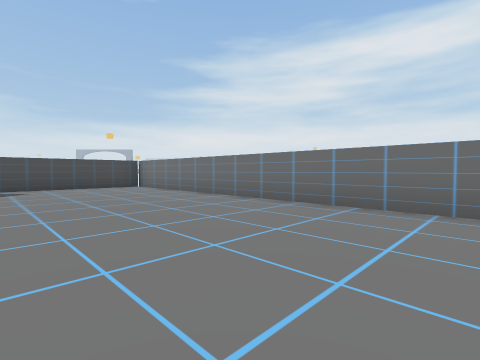
view 1 (above)

16 first-person views from a walk through a 3-D level made in the Unity game engine. The camera is 0.58 m above the floor, tilts 2° down and sees 85° across. The floor is counted in squares, 1 m on a side. Each view is taken from the middle of a square. On the plan, view 1 faces up. The plan holds only what a view shows up to about 9 squares ahead; the rest is blank. The place goes on beyond the plan.

view 2
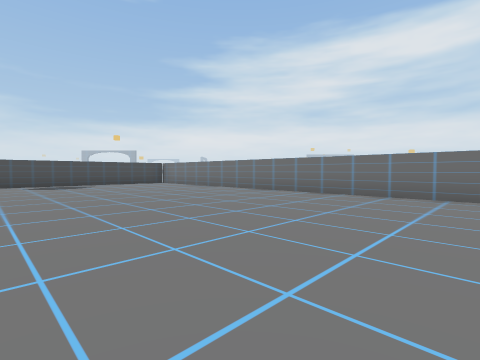

view 3
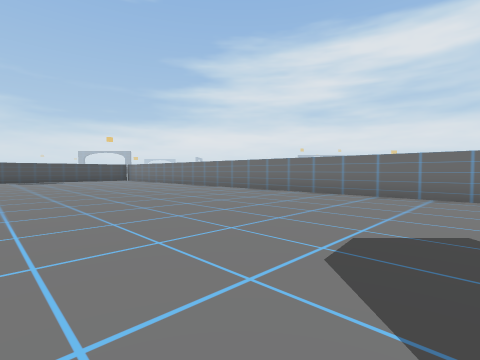

view 4
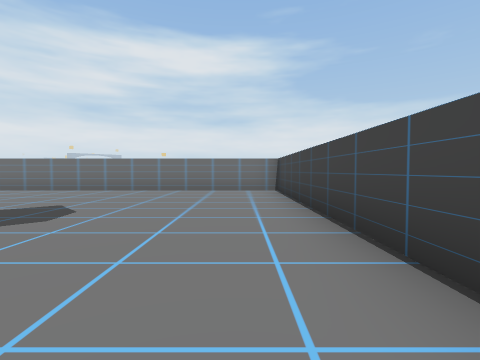

view 5
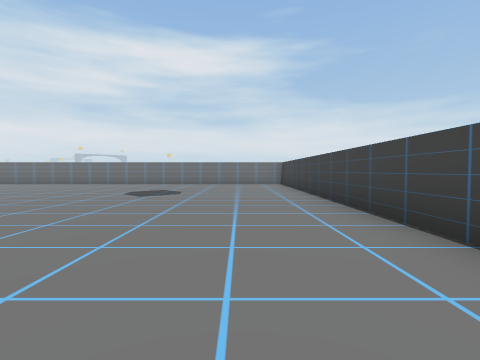

view 6
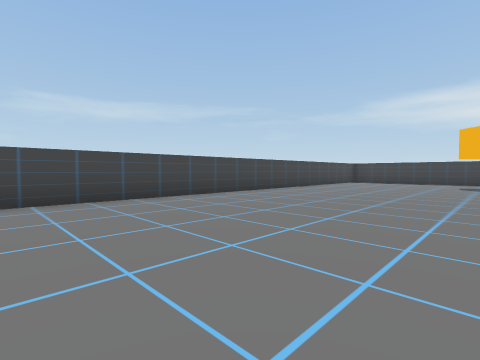

view 7
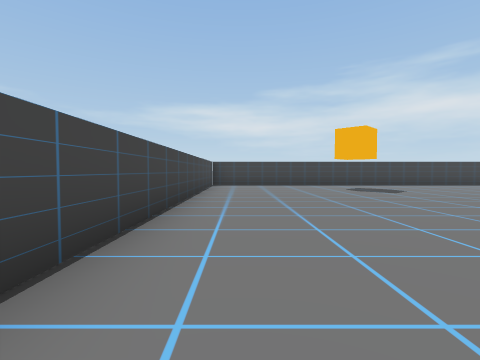

view 8
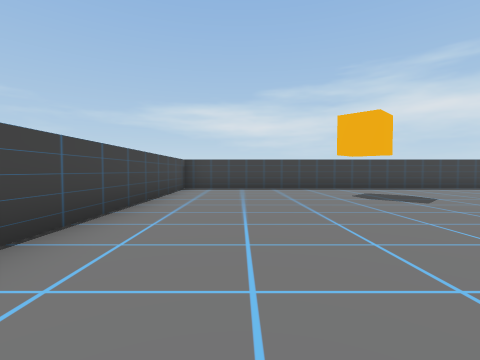

view 9
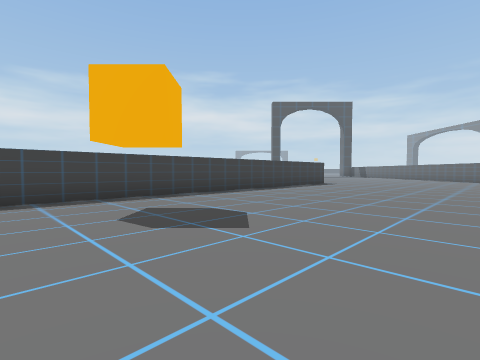

view 10
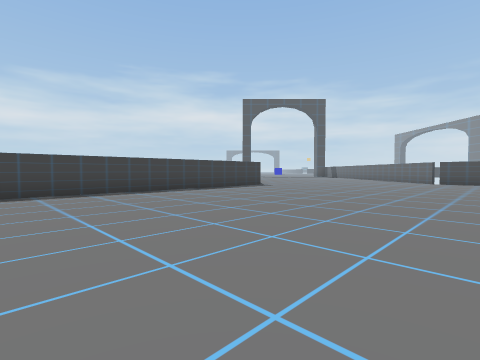

view 11
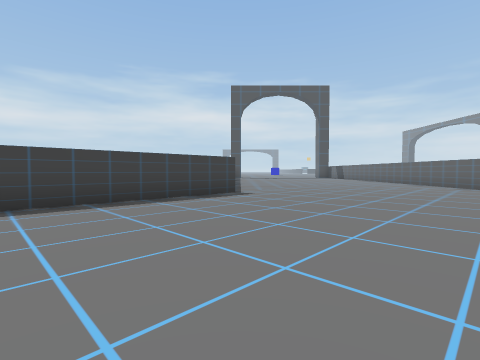

view 12
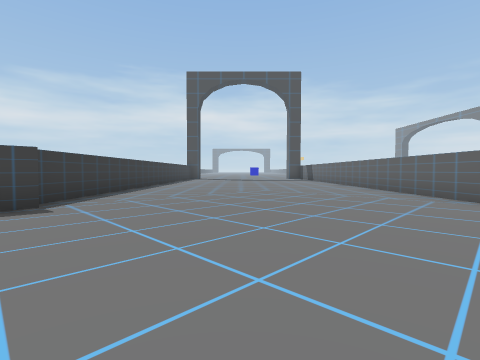

view 13
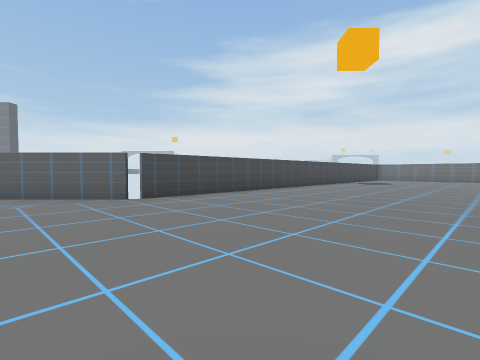

view 14
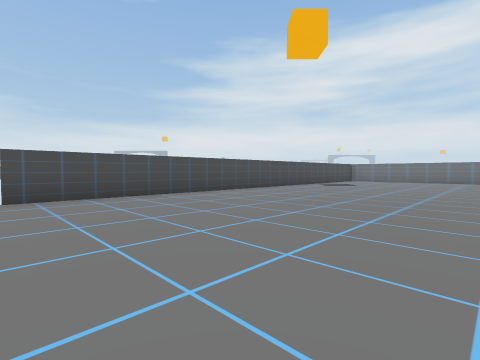

view 15
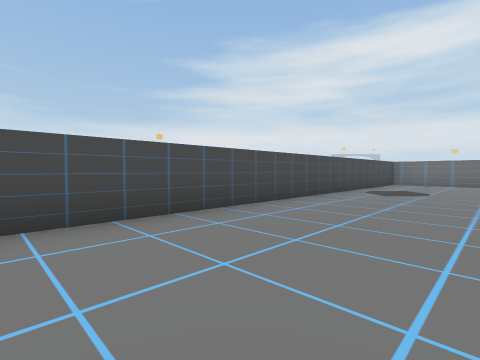

view 16
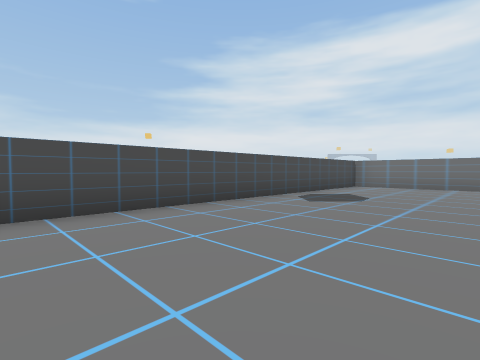

### Floor plan
Points are (right, up) in squares from view 1. A wall is a line through its corners. A room is listed if a view was taken in it or the views show most of it. See-through windows are left out.
Room 1 (views 1, 2, 3, 4, 5, 6, 7, 8, 9, 10, 11, 12, 13, 14, 15, 16)
walls: (-14.1, -8.1) (-3.8, -18.4) (9.5, -5.1); (-4.4, 9.1) (-14.1, -0.7) (-19.1, -0.7); (-19, -8.5) (-14.5, -8.5); (9.6, -3.5) (-3, 9)
ways out: gap at (-14, 0)

Positions as (right, up) in squares from view 1, and headings:
1: (0, 0), facing up
2: (0, -3), facing up
3: (3, -6), facing up
4: (4, -9), facing up-right
5: (1, -11), facing up-right
6: (2, -5), facing down
7: (3, -10), facing down-left
8: (1, -11), facing down-left
9: (-2, -12), facing left
10: (-3, -9), facing left
11: (-7, -8), facing left
12: (-10, -5), facing left
13: (-12, -6), facing up
14: (-10, -5), facing up
15: (-10, -1), facing up
16: (-8, 0), facing up
